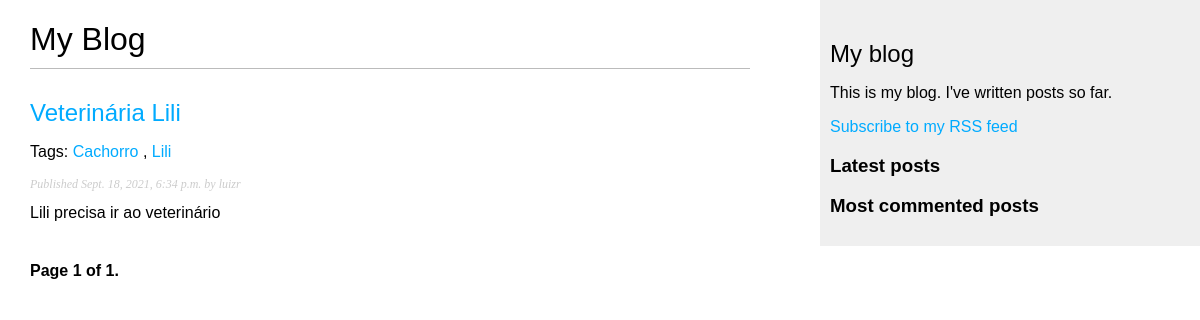
/blog/, run on an earlier commit of the app's database.
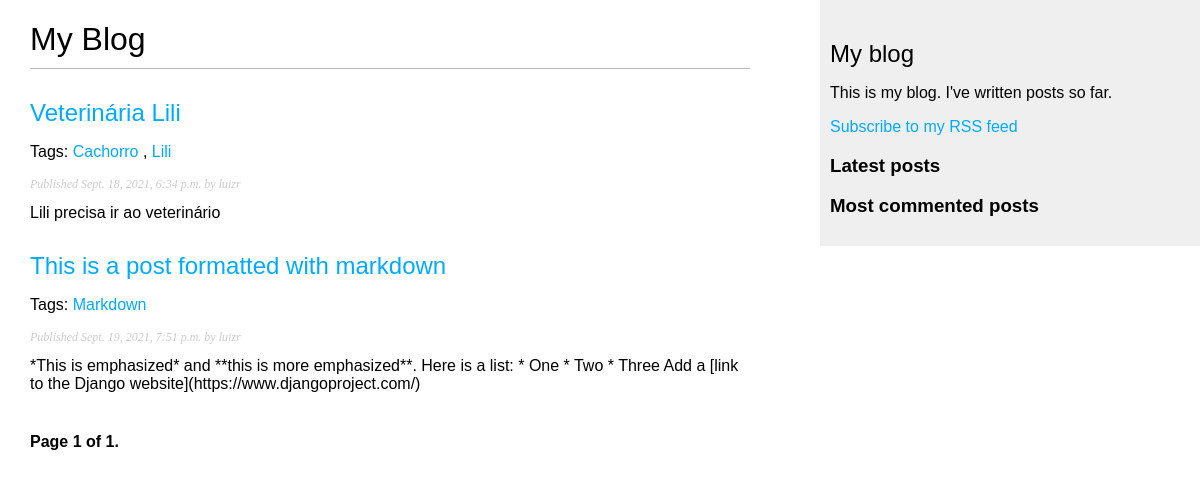
And on a later commit of the database.
### blog/models.py (models this page shows, shortened)
class Post(models.Model):
	STATUS_CHOICES = (
		('draft','Draft'),
		('published', 'Published'),
	)
	title = models.CharField(max_length=250)
	slug = models.SlugField(max_length=250,
							unique_for_date='publish')
	author = models.ForeignKey(User,
							   on_delete=models.CASCADE,related_name='blog_posts')
	body = models.TextField()
	publish = models.DateTimeField(default=timezone.now)
	created = models.DateTimeField(auto_now_add=True)
	updated = models.DateTimeField(auto_now=True)
	status = models.CharField(max_length=10,
							  choices=STATUS_CHOICES,
							  default='draft')
	objects = models.Manager() #gerenciador ORM default
	published = PublishedManager() # nosso gerenciador personalizado
	tags = TaggableManager()
	class Meta:
		ordering = ('publish',)
	def get_absolute_url(self):
		return reverse('blog:post_detail',
			           args=[self.publish.year,
			                 self.publish.month,
			                 self.publish.day, self.slug])

### blog/views.py (the view)
# urls.py: path('',views.post_list,name='post_list'),
def post_list(request, tag_slug=None):
	object_list = Post.published.all()
	tag = None
	if tag_slug:
		tag = get_object_or_404(Tag,slug=tag_slug)
		object_list = object_list.filter(tags__in=[tag])
	paginator = Paginator(object_list, 3) # três postagens em cada página
	page = request.GET.get('page')
	try:
		posts = paginator.page(page)
	except PageNotAnInteger:
		posts = paginator.page(1)
	except EmptyPage:
		posts = paginator.page(paginator.num_pages)
	return render(request,'blog/post/list.html',{'page':page,'posts':posts,'tag':tag})

### blog/models.py (called while the page is built)
	def get_queryset(self):
		return super(PublishedManager,
					 self).get_queryset()\
		                  .filter(status='published')

### blog/templates/blog/post/list.html (shortened to what this page needs)
{% extends "blog/base.html" %}
{% load blog_tags %}
{% block content %}
	<h1>My Blog</h1>
	{% for post in posts %}
	<h2>
		<a href="{{ post.get_absolute_url }}">
			{{ post.title }}
		</a>
	</h2>
	<p class="tags">
		Tags:
		{% for tag in post.tags.all %}
			<a href="{% url 'blog:post_list_by_tag' tag.slug %}">
			{{ tag.name }}
			</a>
			{% if not forloop.last %}, {% endif %}
		{% endfor %}
	</p>
	<p class="date">
		Published {{ post.publish }} by {{ post.author }}
	</p>
	{{ post.body|markdown|truncatewords_html:30 }}
	{% endfor %}
	{% include "pagination.html" with page=posts %}
{% endblock %}

### blog/templates/blog/base.html (shortened to what this page needs)
{% load blog_tags %}
{% load static %}
<!DOCTYPE html>
<html>
<head>
	<link href="{% static 'css/blog.css' %}" rel="stylesheet">
</head>
<body>
	<div id="content">
		{% block content %}
		{% endblock %}
	</div>
	<div id="sidebar">
		<h2>My blog</h2>
		<p>This is my blog. I've written {% total_posts %} posts so far.</p>
		<p><a href="{% url 'blog:post_feed' %}">Subscribe to my RSS feed</a></p>
		<h3>Latest posts</h3>
		<h3>Most commented posts</h3>
		{% get_most_commented_posts as most_commented_posts %}
	</div>
</body>
</html>

### blog/templates/pagination.html (shortened to what this page needs)
<div class="pagination">
	<span class="step-links">
		<span class="current">
		Page {{ page.number }} of {{ page.paginator.num_pages }}.
		</span>
	</span>
</div>

### blog/static/css/blog.css (style rules this page uses)
body { margin:0; padding:0; font-family:helvetica, sans-serif; }
a { color:#00abff; text-decoration:none; }
h1 { font-weight:normal; border-bottom:1px solid #bbb; padding:0 0 10px 0; }
h2 { font-weight:normal; margin:30px 0 0; }
#content { float:left; width:60%; padding:0 0 0 30px; }
#sidebar { float:right; width:30%; padding:10px; background:#efefef; height:100%; }
p.date { color:#ccc; font-family: georgia, serif; font-size: 12px; font-style: italic; }
.pagination { margin:40px 0; font-weight:bold; }

What changed in the data, as far as the page shows it:
added Post: title "This is a post formatted with markdown", publish "Sept. 19, 2021, 7:51 p.m.", author "luizr", body "*This is emphasized* and **this is more emphasized**. Here is a list: * One * Two * Three Add a [link to the Django website](https://www.djangoproject.com/)"
added Tag: name "Markdown", shown under "This is a post formatted with markdown"
